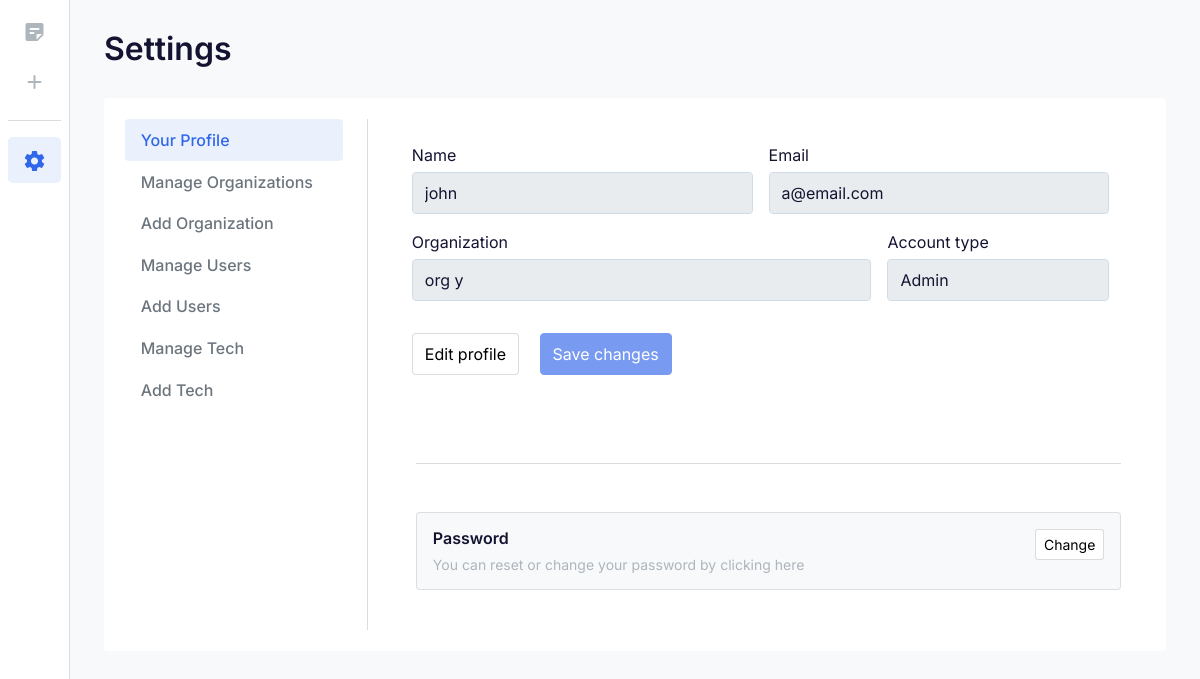
/admin_settings (signed in), run on an earlier commit of the app's database.
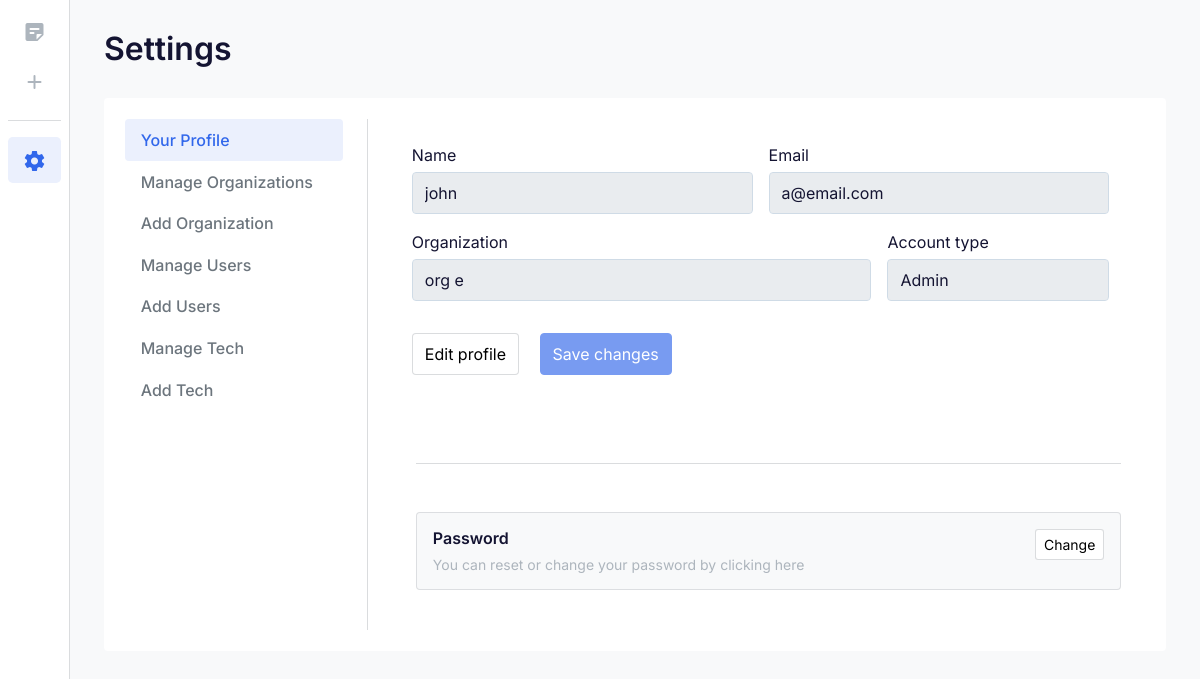
And on a later commit of the database.
### tables this page shows
CREATE TABLE users (
    id INTEGER PRIMARY KEY AUTOINCREMENT,
    email STRING,
    name STRING,
    password STRING,
    type STRING,
    organization STRING
);

### app.py (the view)
@app.route('/admin_settings', methods=['POST', 'GET'])
@login_required(['admin', 'tech'])
def admin_settings():
    if request.method == 'POST':
        usr_email = current_user.get_id()
        name = request.form['name']
        org = request.form['org']
        email = request.form['email']
        user_data = {
            'email': email,
            'name': name,
            'organization': org,
            'email': usr_email
        }
        user_manager.update_user_settings(user_data)
        return render_template('admin_settings.html', name=name, org=org, email=email)
    else:
        email = current_user.get_id()
        with sqlite3.connect('database.db') as con:
            con.row_factory = sqlite3.Row
            cur = con.cursor()
            cur.execute(
                "SELECT name, organization, email FROM users WHERE email = (?)", (email,))
            rows = cur.fetchall()
        name = rows[0]['name']
        org = rows[0]['organization']
        email = rows[0]['email']
        if current_user.get_role() == 'tech':
            return render_template('tech_settings.html', name=name, org=org, email=email)
        return render_template('admin_settings.html', name=name, org=org, email=email)

### app.py (called while the page is built)
@login_manager.user_loader
def load_user(email):
    with sqlite3.connect('database.db') as con:
        con.row_factory = sqlite3.Row
        cur = con.cursor()
        cur.execute(
            "SELECT type FROM users WHERE email = (?)", (email,))
        rows = cur.fetchall()
    role = rows[0]['type']
    with sqlite3.connect('database.db') as con:
        con.row_factory = sqlite3.Row
        cur = con.cursor()
        cur.execute(
            "SELECT name FROM users WHERE email = (?)", (email,))
        rows = cur.fetchall()
    name = rows[0]['name']
    return User(email=email, role=role, name=name)

def login_required(roles=["any"]):
    def wrapper(fn):
        @wraps(fn)
        def decorated_view(*args, **kwargs):
            if not current_user.is_authenticated:
                return login_manager.unauthorized()
            auth = False
            for role in roles:
                if ((current_user.role == role) or (role == "any")):
                    auth = True
                    break
            return login_manager.unauthorized() if auth == False else fn(*args, **kwargs)
        return decorated_view
    return wrapper

### model.py (called while the page is built)
    def get_id(self):
        try:
            return str(self.email)
        except AttributeError:
            return None

    def get_role(self):
        return self.role

### templates/admin_settings.html (shortened to what this page needs)
{% extends 'layout.html' %}
{% block body %}
<body class="aside-mini">
    <aside class="navbar-aside" id="offcanvas_aside">
        <nav>
            <ul class="menu-aside">
                <li class="menu-item">
                    <a class="menu-link" href="{{ url_for('tickets') }}"><i
                            class="icon material-icons md-sticky_note_2"></i>
                    </a>
                </li>
                <li class="menu-item">
                    <a class="menu-link" href="{{ url_for('new') }}"><i class="icon material-icons md-plus"></i>
                    </a>
                </li>
                <hr>
                <li class="menu-item active">
                    <a class="menu-link" href="{{ url_for('admin_settings') }}"><i
                            class="icon material-icons md-settings"></i>
                    </a>
                </li>
                <br>
                <br>
        </nav>
    </aside>
    <main class="main-wrap">
        <section class="content-main">
            <div class="content-header">
                <h2 class="content-title">Settings</h2>
            </div>
            <div class="card">
                <div class="card-body">
                    <div class="row gx-5">
                        <aside class="col-lg-3 border-end">
                            <nav class="nav nav-pills flex-lg-column mb-4">
                                <a class="nav-link active" aria-current="page"
                                    href="{{ url_for('admin_settings') }}">Your
                                    Profile</a>
                                <a class="nav-link" href="{{ url_for('manage_organizations') }}">Manage
                                    Organizations</a>
                                <a class="nav-link" href="{{ url_for('add_organization') }}">Add
                                    Organization</a>
                                <a class="nav-link" href="{{ url_for('manage_users') }}">Manage Users</a>
                                <a class="nav-link" href="{{ url_for('add_user') }}">Add
                                    Users</a>
                                <a class="nav-link" href="{{ url_for('manage_tech') }}">Manage Tech</a>
                                <a class="nav-link" href="{{ url_for('add_tech') }}">Add
                                    Tech</a>
                            </nav>
                        </aside>
                        <div class="col-lg-9">
                            <section class="content-body p-xl-4">
                                <form action="/admin_settings" , method="POST">
                                    <div class="row">
                                        <div class="row gx-3">
                                            <div class="col-6  mb-3">
                                                <label class="form-label">Name</label>
                                                <input id="name" name="name" class="form-control" type="text"
                                                    value="{{ name }}" readonly>
                                            </div>
                                            <div class="col-lg-6  mb-3">
                                                <label class="form-label">Email</label>
                                                <input class="form-control" name="email" type="email" id="email"
                                                    value="{{ email }}" readonly>
                                            </div>
                                            <div class="col-lg-8  mb-3">
                                                <label name="org" class="form-label">Organization</label>
                                                <input class="form-control" id="org" type="text" name="org"
                                                    value="{{ org }}" readonly>
                                            </div>
                                            <div class="col-lg-4 mb-3">
                                                <label class="form-label">Account type</label>
                                                <input class="form-control" id="org" type="text" value="Admin" disabled>
                                            </div>
                                </form>
                                <div class="col-lg-6 mt-3 mb-3">
                                    <button class="btn btn-light me-3" onclick="edit()">Edit
                                        profile</button>
                                    <button class="btn btn-primary disabled" type="submit" id="submit" disabled>Save
                                        changes</button>
                                </div>
                        </div>
                    </div>
                    <br>
                    <hr class="my-5">
                    <div class="row" style="max-width:920px">
                        <div class="col-md">
                            <article class="box mb-3 bg-light">
                                <a class="btn float-end btn-light btn-sm" href="#">Change</a>
                                <h6>Password</h6>
                                <small class="text-muted d-block" style="width:70%">You can reset or change
                                    your
                                    password by clicking here</small>
                            </article>
                        </div>
                    </div>
        </section>
    </main>
</body>
{% endblock %}

### templates/layout.html (shortened to what this page needs)
<!DOCTYPE html>
<head>
    <link href="../static/bootstrap.css" rel="stylesheet" type="text/css" />
    <link href="../static/ui.css" rel="stylesheet" type="text/css" />
    <link href="../static/responsive.css" rel="stylesheet" />
    <link rel="stylesheet" href="../static/fonts/material-icon/css/round.css" />
</head>
{% block body %}{% endblock %}
</html>

### static/ui.css (style rules this page uses)
.btn.disabled,.btn.disabled:active, .btn.disabled, .btn[disabled], fieldset[disabled] .btn { cursor: not-allowed; pointer-events: all !important; }
body { position: relative; min-height: 100vh; }
.main-wrap { margin-left: 260px; }
.content-main { padding: 30px 3%; margin-left: auto; margin-right: auto; }
.navbar-aside { max-width: 260px; display: block; position: fixed; top: 0; bottom: 0; width: 100%; overflow-y: auto; background-color: #fff; box-shadow: 0 0.1rem 0.25rem rgba(0, 0, 0, 0.075); z-index: 10; border-right: 1px solid rgba(108, 117, 125, 0.25); }
.content-header { display: flex; align-items: center; justify-content: space-between; margin-bottom: 30px; }
.content-header .content-title { margin-bottom: 0; }
body.aside-mini .main-wrap { margin-left: 70px; }
body.aside-mini .navbar-aside { max-width: 70px; overflow: visible; position: absolute; min-height: 100%; bottom: auto; }
body.aside-mini .menu-aside .menu-link { text-align: center; }
body.aside-mini .menu-aside .menu-link .icon { margin-right: 0; }
body.aside-mini .menu-aside .menu-item { position: relative; }
.menu-aside { list-style: none; margin: 0.5rem; padding: 0; }
.menu-aside a { display: block; text-decoration: none; }
.menu-aside .menu-item { margin-bottom: 5px; }
.menu-aside .menu-item .icon { color: #adb5bd; margin-right: 10px; font-size: 24px; }
.menu-aside .menu-item.active .icon { color: #3167EB; }
.menu-aside .menu-item.active .menu-link { background-color: #ebf0fd; }
.menu-aside .menu-link { padding: 10px; color: #29335d; font-weight: bold; border-radius: 0.3rem; position: relative; overflow: hidden; text-overflow: ellipsis; white-space: nowrap; }
.nav-pills .nav-link { color: #6c757d; font-weight: 500; }
.box { padding: 1rem; border-radius: 0.25rem; border: 1px solid rgba(108, 117, 125, 0.2); background: #fff; }
.btn-light { background-color: #fff; border-color: rgba(108, 117, 125, 0.25); }

### static/responsive.css (style rules this page uses)
@media (max-width: 1200px) { .main-wrap { margin-left: 220px; } }
@media (max-width: 1200px) { .navbar-aside { max-width: 220px; } }

### templates/layout.html (style rules this page uses)
* { font-family: Inter; }

What changed in the data, as far as the page shows it:
changed users "john": org "org y" → "org e"
